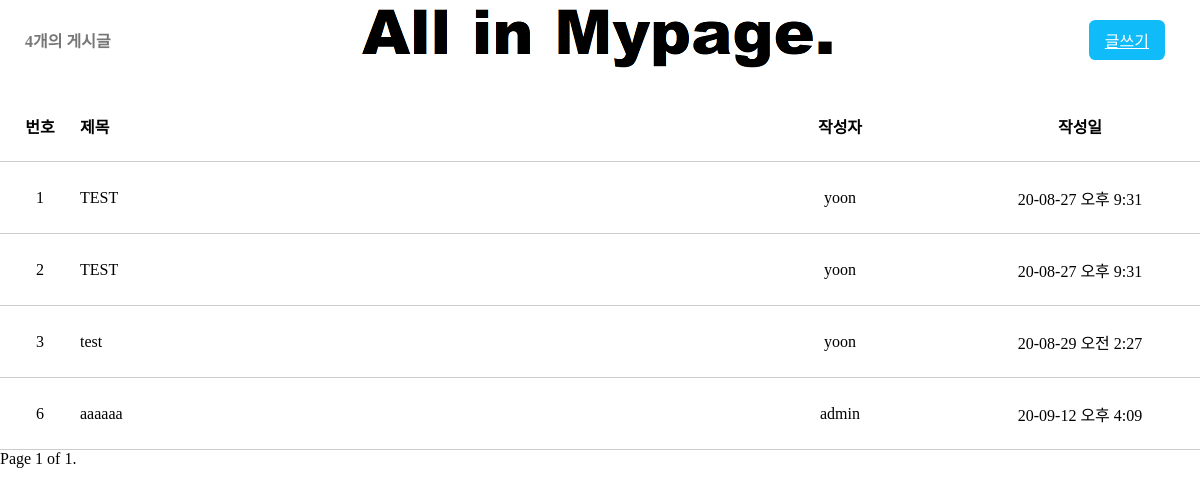
The app's page /board/board/, older data.
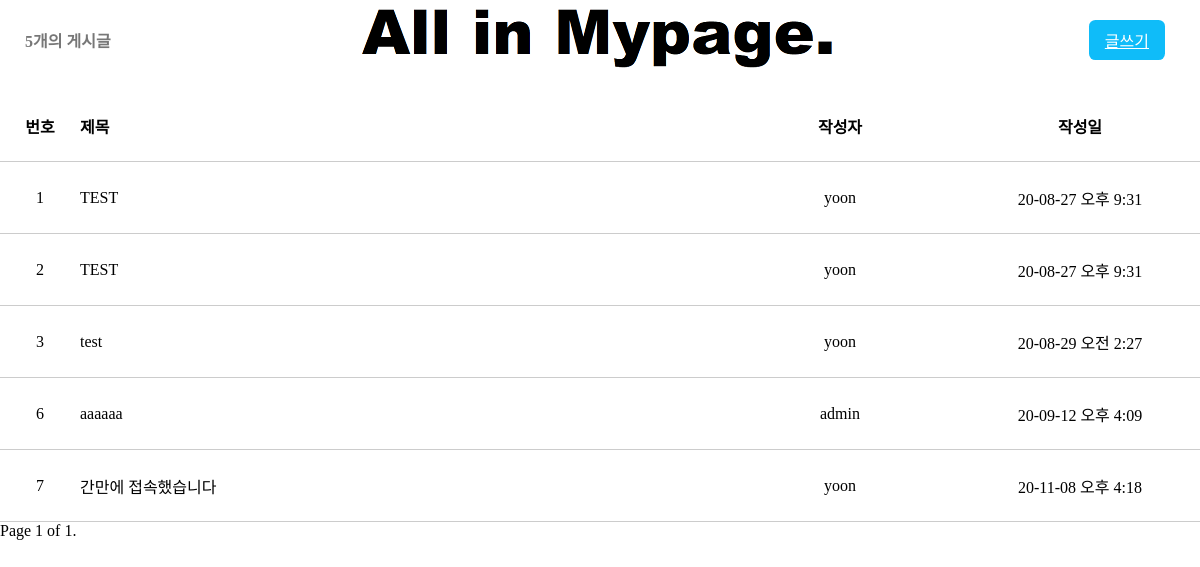
The same page, newer data.
### board/models.py (models this page shows, shortened)
class Post(models.Model):
    author = models.ForeignKey(settings.AUTH_USER_MODEL,on_delete=models.CASCADE,default=None)
    title = models.CharField("제목", max_length=50)
    desc = models.TextField("내용")
    create_at = models.DateTimeField('작성시간', default = timezone.now)

### board/views.py (the view)
# urls.py: path('board/',board, name="board" ),
def board(request):
    context=dict()
    all_post = Post.objects.all()
    context['all_post'] = all_post
    paginator = Paginator(all_post, 10) # Show 10 contacts per page.
    page_number = request.GET.get('page')
    page_obj = paginator.get_page(page_number)
    context['page_obj'] = page_obj
    return render(request,'board.html',context)

### templates/board.html (shortened to what this page needs)
{% extends "base.html"%}
{% load static %}
{% block head %}
    <link href="{% static 'AIMcss/board.css' %}" rel="stylesheet" />
{% endblock %}
{% block leftnav %}
        <div class="cnt_post">
            {{all_post|length}}개의 게시글
        </div>
{% endblock %}
{% block rightnav%}
        <a class="write_btn" href="{% url 'create' %}">
            글쓰기
        </a>
{% endblock %}
{% block content %}
<div class="boardbox">
    <section>
        <div class="post_row post_row_label">
            <div class="post_id"> 번호 </div>
            <div class="post_title"> 제목 </div>
            <div class="post_author">작성자</div>
            <div class="post_date">작성일</div>
        </div>
        {% for one_post in page_obj %}
            <a href="{% url 'detail' one_post.id %}">
                <div class="post_row">
                    <div class="post_id"> {{one_post.id}} </div>
                    <div class="post_title"> {{one_post.title}}</div>
                    <div class="post_author"> {{one_post.author}}</div>
                    <div class="post_date">{{one_post.create_at|date:" y-m-d A g:i "}}</div>
                </div>
            </a>
        {%endfor%}
        <div class="pagination">
            <span class="step-links">
                <span class="current">
                    Page {{ page_obj.number }} of {{ page_obj.paginator.num_pages }}.
                </span>
            </span>
        </div>
    </section>
</div>
{%endblock%}

### templates/base.html (shortened to what this page needs)
{% load static %}
<!DOCTYPE html>
<html lang="ko">
<head>
    <link href="{% static 'AIMcss/base.css' %}" rel="stylesheet" />
    {% block head %}{% endblock %}
</head>
<body>
    <nav class="mainnav">
        <div id="leftnav">
        {% block leftnav%}{% endblock %}
        </div>
        <div id="centernav">
            <a href="{% url 'index' %}">
                <img src="{% static 'AIMimage/logo-2.png' %}" id="mainlogo">
            </a>
        </div>
        <div id="rightnav">
        {% block rightnav%}{% endblock %}
        </div>
    </nav><hr>
    {% block content %}
    {% endblock %}
</body>
</html>

### mypage/static/AIMcss/base.css (style rules this page uses)
* { box-sizing: border-box; -webkit-font-smoothing : antialiased; }
body { margin : 0; background-color : #fff; }
.mainnav { position : fixed; top : 0; display : flex; flex-wrap: wrap; align-content: center; align-items : center; justify-content : space-between; background-color : #fff; width : 100%; padding-top : 0.1vh; z-index: 1; transition: .3s ease-in-out; }
@media screen and (max-width: 1200px) { .mainnav { width : 1200px; display: flex; } }
#leftnav { clear: both; display: flex; background : #fff; padding : 0px; }
#centernav { float : none; display: flex; flex-wrap: wrap; align-content: center; position : relative; }
#mainlogo { position : relative; height : 75px; cursor: pointer; }
#rightnav { clear: both; display: flex; background : #fff; }

### mypage/static/AIMcss/board.css (style rules this page uses)
#leftnav { margin-left: 25px; }
#rightnav { margin-right: 35px; margin-left : 5px; }
.boardbox { margin-top : 80px; }
.cnt_post { position: relative; color:#777; font-weight:bold; }
.write_btn { color: white !important; background-color:#0fbcf9; border-radius:0.4rem; padding: 0.5rem 1rem; }
section { width:100%; display:flex; flex-direction: column; }
section > a { color : #000000; text-decoration-line: none; }
.post_row { display:flex; align-items: center; height:4.5rem; border-bottom:1.5px solid #ccc; }
.post_row_label div { font-weight:bold; }
.post_id { width:5rem; text-align:center; }
.post_title { flex:1; }
.post_author { width:15rem; text-align:center; }
.post_date { width:15rem; text-align:center; }

Row changes from the older to the newer data that the page shows:
added Post: id "7", title "간만에 접속했습니다", author "yoon", create_at "20-11-08 오후 4:18"
Text that changed along with them:
{{ all_post|length }}: "4" → "5"
